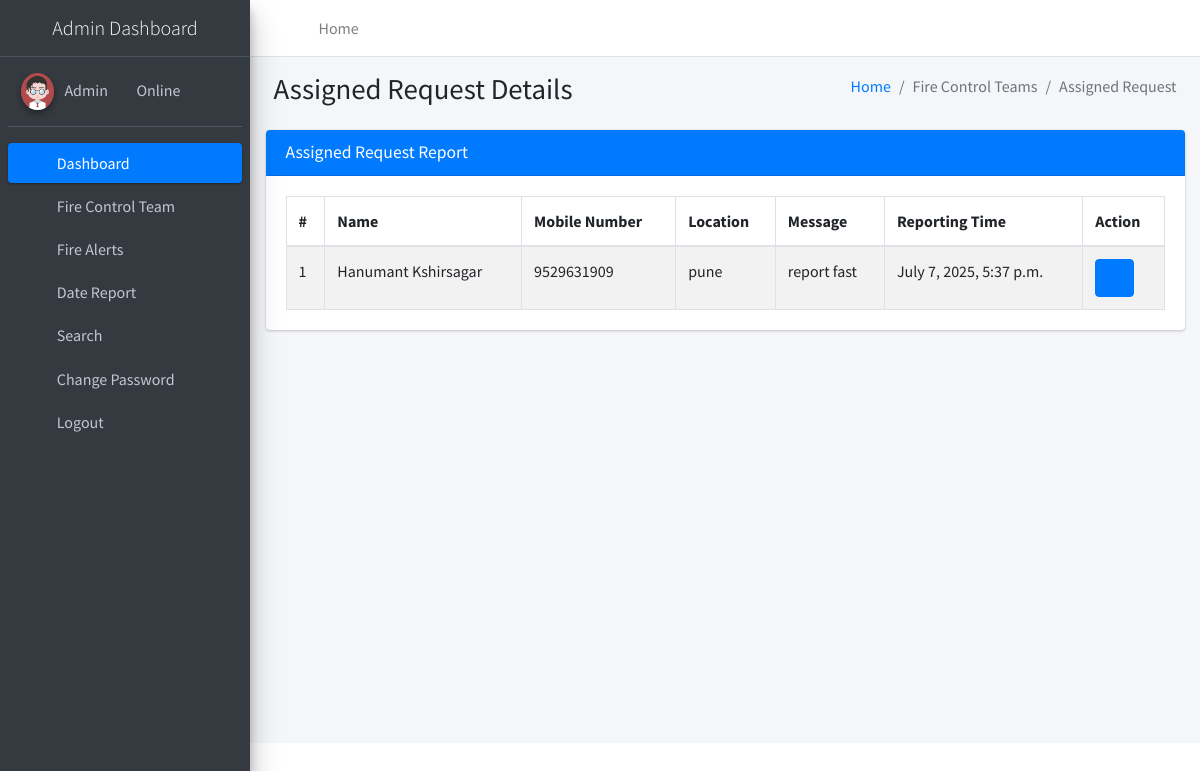
Page /assignRequest (signed in) on the committed database.
### firereport/models.py (models this page shows, shortened)
class Firereport(models.Model):
    FullName = models.CharField(max_length=250, null=True)
    MobileNumber = models.CharField(max_length=12, null=True)
    Location = models.CharField(max_length=200, null=True)
    Message = models.CharField(max_length=200, null=True)
    AssignTo = models.ForeignKey(Teams, on_delete=models.CASCADE, null=True)
    Status = models.CharField(max_length=150, null=True)
    Postingdate = models.DateTimeField(auto_now_add=True)
    AssignedTime = models.CharField(max_length=150, null=True)
    UpdationDate = models.DateTimeField(null=True)

### firereport/views.py (the view)
# urls.py: path('assignRequest', assignRequest, name='assignRequest'),
def assignRequest(request):
    if not request.user.is_authenticated:
        return redirect('admin_login')
    firereport = Firereport.objects.filter(Status='Assigned')
    return render(request, 'admin/assignRequest.html', locals())

### firereport/templates/admin/assignRequest.html
{% extends 'adminNavbar.html' %}
{% block main %}
{% load static %}
<section class="content">
    <div class="content-header">
        <div class="container-fluid">
            <div class="row mb-2">
                <div class="col-sm-6">
                    <h1 class="m-0">Assigned Request Details</h1>
                </div>
                <div class="col-sm-6">
                    <ol class="breadcrumb float-sm-right">
                        <li class="breadcrumb-item"><a href="{% url 'dashboard' %}">Home</a></li>
                        <li class="breadcrumb-item active">Fire Control Teams</li>
                        <li class="breadcrumb-item active">Assigned Request</li>
                    </ol>
                </div>
            </div>
        </div>
    </div>
    <div class="container-fluid">
        <div class="row">
            <div class="col-md-12">
                <div class="card card-primary">
                    <div class="card-header">
                        <h3 class="card-title">Assigned Request Report</h3>
                    </div>
                    <div class="card-body">
                        <table id="example1" class="table table-bordered table-striped">
                            <thead>
                            <tr>
                                <th>#</th>
                                <th>Name</th>
                                <th>Mobile Number</th>
                                <th>Location</th>
                                <th>Message</th>
                                <th>Reporting Time</th>
                                <th>Action</th>
                            </tr>
                            </thead>
                            <tbody>
                            {% for i in firereport %}
                            <tr>
                                <td>{{forloop.counter}}</td>
                                <td>{{i.FullName}}</td>
                                <td>{{i.MobileNumber}}</td>
                                <td>{{i.Location}}</td>
                                <td>{{i.Message}}</td>
                                <td>{{i.Postingdate}}</td>
                                <td>
                                    <div class="btn-group">
                                        <a class="btn btn-primary" href="{% url 'viewRequestDetails' i.id %}"><i
                                                class="fa fa-eye"></i></a>
                                    </div>
                                </td>
                            </tr>
                            {% endfor %}
                            </tbody>
                        </table>
                    </div>
                </div>
            </div>
        </div>
    </div>
</section>
{% endblock %}

### rows in the picture
Firereport: FullName "Hanumant Kshirsagar", MobileNumber "9529631909", Location "pune", Message "report fast", Postingdate "July 7, 2025, 5:37 p.m."
